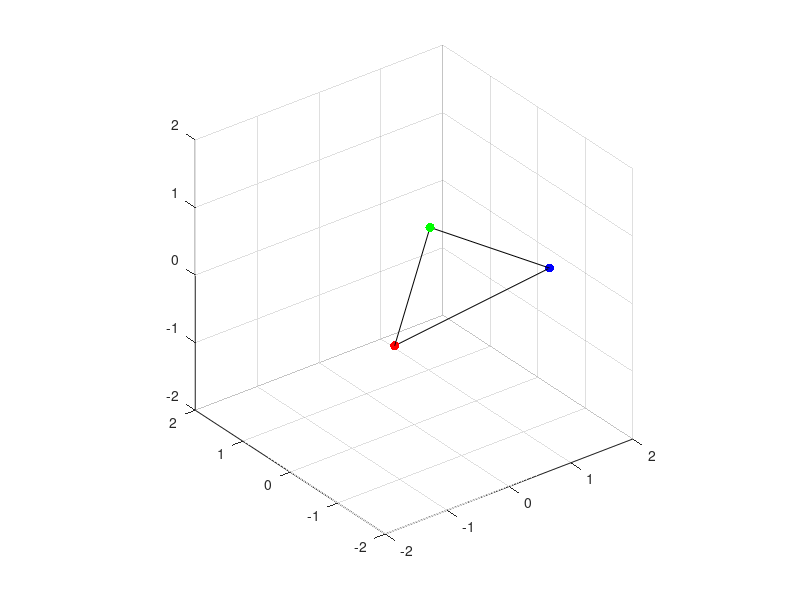

Here is the MATLAB script that generated this plot:
clc; clear;

% sim params
dt = 0.01;
tmax = 100;
t = 0:dt:tmax;

% masses
m1 = 1; m2 = 1; m3 = 0.2;

% initial positions
x1 = [0 1 0]';
x2 = -x1;
x3 = [2  0 0]';

% initial velocities
v1 = [0 0 1]';
v2 = -v1;
v3 = [0 0.001 0]';

% spring rest lengths
L12 = norm(x1 - x2);
L23 = norm(x2 - x3);
L31 = norm(x3 - x1);

% spring params
k = 10;
c = 0.1;

% state
state = zeros(18, length(t));
state(:,1) = [x1; x2; x3; v1; v2; v3];

for i = 2:length(t)

    % unpack
    x1 = state(1:3,i-1);  x2 = state(4:6,i-1);  x3 = state(7:9,i-1);
    v1 = state(10:12,i-1);v2 = state(13:15,i-1);v3 = state(16:18,i-1);

    % relative vectors
    r12 = x1 - x2;  r23 = x2 - x3;  r31 = x3 - x1;
    L12c = norm(r12); L23c = norm(r23); L31c = norm(r31);

    e12 = r12 / L12c;
    e23 = r23 / L23c;
    e31 = r31 / L31c;

    % deformation
    d12 = L12c - L12;
    d23 = L23c - L23;
    d31 = L31c - L31;

    % deformation rates
    d12dot = dot(v1 - v2, e12);
    d23dot = dot(v2 - v3, e23);
    d31dot = dot(v3 - v1, e31);

    % spring forces
    F12 = (k*d12 + c*d12dot) * e12;
    F23 = (k*d23 + c*d23dot) * e23;
    F31 = (k*d31 + c*d31dot) * e31;

    % acceleration
    a1 = (-F12 + F31) / m1;
    a2 = ( F12 - F23) / m2;
    a3 = ( F23 - F31) / m3;

    % integrate
    v1 = v1 + a1*dt;
    v2 = v2 + a2*dt;
    v3 = v3 + a3*dt;

    x1 = x1 + v1*dt;
    x2 = x2 + v2*dt;
    x3 = x3 + v3*dt;

    % pack
    state(:,i) = [x1; x2; x3; v1; v2; v3];
end

plot(t, state(1,:))
hold on
plot(t, state(2,:))
plot(t, state(3,:))
hold off

clear p
p(1) = plot3(state(1, i), state(2, 1), state(3, 1), 'r.', 'markersize', 20);
hold on
p(2) = plot3(state(4, 1), state(5, 1), state(6, 1), 'g.', 'markersize', 20);
p(3) = plot3(state(7, 1), state(8, 1), state(9, 1), 'b.', 'markersize', 20);
p(4) = plot3(state([4 7], 1),  state([5 8], 1), state([6 9], 1), 'k');
p(5) = plot3(state([7 10], 1), state([8 11], 1), state([9 12], 1), 'k');
p(6) = plot3(state([10 4], 1),  state([11 5], 1), state([12 6], 1), 'k');

hold off
daspect([1 1 1])
xlim([-2 2])
ylim([-2 2])
zlim([-2 2])
grid on
for i = 1:length(t)
  for j=1:3
    % set point coords
    set(p(j), ...
        'XData', state(1+(j-1)*3, i), ...
        'YData', state(2+(j-1)*3, i), ...
        'ZData', state(3+(j-1)*3, i));

    % set line coords
    if j ~= 3
      set(p(j+3), ...
        'XData', state([1 4]+(j-1)*3, i), ...
        'YData', state([2 5]+(j-1)*3, i), ...
        'ZData', state([3 6]+(j-1)*3, i));
    else
        set(p(j+3), ...
        'XData', state([1 -5]+(j-1)*3, i), ...
        'YData', state([2 -4]+(j-1)*3, i), ...
        'ZData', state([3 -3]+(j-1)*3, i));
    end
  end
  drawnow
end
